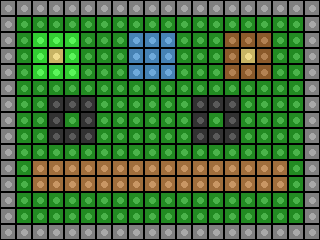

Tiled map render using the project's own tile images. Description and the whole map definition, tile-layer contents included, below:
An orthogonal 20x15 tile map with 16x16 px tiles, 1 tile layer (Ground).

<map version="1.10" tiledversion="1.10.0" orientation="orthogonal" renderorder="right-down" width="20" height="15" tilewidth="16" tileheight="16" infinite="0" nextlayerid="2" nextobjectid="1">
 <tileset firstgid="1" name="spritesheet" tilewidth="16" tileheight="16" tilecount="32" columns="8">
  <image source="spritesheet.png" width="128" height="64" />
 </tileset>
 <layer id="1" name="Ground" width="20" height="15">
  <data encoding="csv">
7,7,7,7,7,7,7,7,7,7,7,7,7,7,7,7,7,7,7,7,
7,1,1,1,1,1,1,1,1,1,1,1,1,1,1,1,1,1,1,7,
7,1,2,2,2,1,1,1,5,5,5,1,1,1,3,3,3,1,1,7,
7,1,2,9,2,1,1,1,5,5,5,1,1,1,3,9,3,1,1,7,
7,1,2,2,2,1,1,1,5,5,5,1,1,1,3,3,3,1,1,7,
7,1,1,1,1,1,1,1,1,1,1,1,1,1,1,1,1,1,1,7,
7,1,1,13,13,13,1,1,1,1,1,1,13,13,13,1,1,1,1,7,
7,1,1,13,1,13,1,1,1,1,1,1,13,1,13,1,1,1,1,7,
7,1,1,13,13,13,1,1,1,1,1,1,13,13,13,1,1,1,1,7,
7,1,1,1,1,1,1,1,1,1,1,1,1,1,1,1,1,1,1,7,
7,1,4,4,4,4,4,4,4,4,4,4,4,4,4,4,4,4,1,7,
7,1,4,4,4,4,4,4,4,4,4,4,4,4,4,4,4,4,1,7,
7,1,1,1,1,1,1,1,1,1,1,1,1,1,1,1,1,1,1,7,
7,1,1,1,1,1,1,1,1,1,1,1,1,1,1,1,1,1,1,7,
7,7,7,7,7,7,7,7,7,7,7,7,7,7,7,7,7,7,7,7
</data>
 </layer>
</map>
